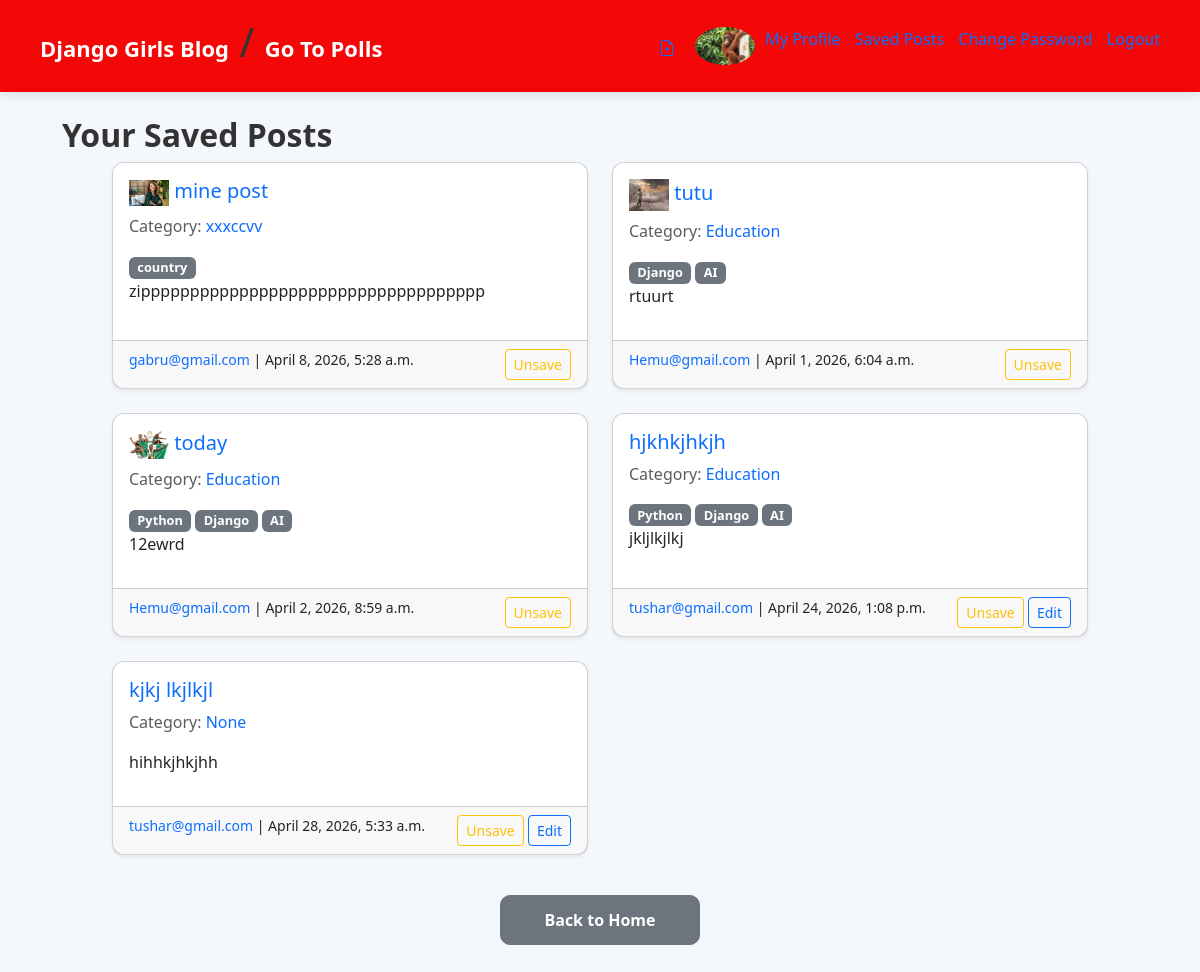
Page /saved_posts/ (signed in) on the committed database.
### blog/models.py (models this page shows, shortened)
class User(AbstractUser):
    username=None# remove username field
    email = models.EmailField(unique=True)
    first_name = models.CharField(max_length=30)
    last_name = models.CharField(max_length=30)
    image = models.ImageField(upload_to="profile_pics/", null=True, blank=True)
    phone = models.CharField(
        max_length=15,
        validators=[phone_validator]
    )
    USERNAME_FIELD = "email"
    REQUIRED_FIELDS = []
    objects = UserManager()
    def __str__(self):
        return self.email

class Post(models.Model):
    author = models.ForeignKey(
        settings.AUTH_USER_MODEL,
        on_delete=models.CASCADE,
    )
    title = models.CharField(max_length=200)
    image = models.ImageField(upload_to="profile_pics/", null=True, blank=True)
    thumbnail_image = models.ImageField(upload_to="profile_pics/", null=True, blank=True)
    text = models.TextField()
    created_date = models.DateTimeField(auto_now_add=True)
    published_date = models.DateTimeField(null=True, blank=True,default=timezone.now)
    category = models.ForeignKey(
        Category,
        on_delete=models.SET_NULL,
        null=True,
        blank=True,
        related_name="posts"
    )
    tags = models.ManyToManyField(
        Tag,
        blank=True,
        related_name="posts"
    )
    is_private = models.BooleanField(default=False)
    like = models.ManyToManyField(User, related_name='blog_posts', blank=True)
    saved_post=models.ManyToManyField(User, related_name='blog_savedPosts', blank=True)
    pin_post= models.ManyToManyField(User,blank=True,related_name='blog_posts_pin_post')

class Category(models.Model):
    name = models.CharField(max_length=100)
    def __str__(self):
        return self.name

class Tag(models.Model):
    name = models.CharField(max_length=50)

### blog/views.py (the view)
# urls.py: path("saved_posts/", views.saved_posts, name='saved_posts'),
@login_required
def saved_posts(request):
    saved_posts = Post.objects.filter(saved_post=request.user)
    categories = Category.objects.all()
    tags = Tag.objects.all()
    authors = User.objects.all()
    context = {
        "posts": saved_posts,
        "categories": categories,
        "tags": tags,
        "authors": authors,
    }
    return render(request, 'blog/saved_posts.html', context)
    return render(request,"blog/changePassword.html")

### blog/templates/blog/saved_posts.html
{% extends 'blog/base.html' %} {% block content %}
<h2>Your Saved Posts</h2>
<div class="row">
  {% for post in posts %}
  <div class="col-md-6 mb-4">
    <div class="card shadow-sm h-100">
      <div class="card-body">
        <h5>
          {% if post.image %}
          <img src="{{ post.image.url }}" width="40" />
          {% endif %}
          <a href="{% url 'post_detail' pk=post.pk %}"> {{ post.title }} </a>
        </h5>
        <p class="text-muted">
          Category:
          <a href="?category={{ post.category.name }}"> {{ post.category }} </a>
        </p>
        <div class="">
          {% for tag in post.tags.all %}
          <a href="?tags={{ tag.name }}" class="badge bg-secondary">
            {{ tag.name }}
          </a>
          {% endfor %}
        </div>
        <p>{{ post.text|truncatewords:20 }}</p>
      </div>
      <div class="card-footer d-flex justify-content-between">
        <small>
          <a href="?author={{ post.author.email }}"> {{ post.author }} </a>
          | {{ post.created_date }}
        </small>
        <div>
          <a
            href="{% url 'save_post' pk=post.pk %}"
            class="btn btn-sm btn-outline-warning"
          >
            Unsave
          </a>
          {% if request.user == post.author %}
          <a
            href="{% url 'post_edit' pk=post.pk %}"
            class="btn btn-sm btn-outline-primary"
          >
            Edit
          </a>
          {% endif %}
        </div>
      </div>
    </div>
  </div>
  {% empty %}
  <h4>No saved posts found</h4>
  {% endfor %}
</div>
<a href="{% url 'homeApp' %}" class="btn btn-secondary mt-3"> Back to Home </a>
{% endblock %}

### blog/templates/blog/base.html (shortened to what this page needs)
{% load static %}
<!doctype html>
<html>
  <head>
    <link
      rel="stylesheet"
      href="https://cdn.jsdelivr.net/npm/bootstrap@5.3.3/dist/css/bootstrap.min.css"
    />
    <link rel="stylesheet" href="{% static 'css/blog.css' %}" />
  </head>
  <body>
    <header>
      <div class="top-menu-div">
        <div class="logo-div">
          <div class="bp">
            <h1>
              <a class="logo" href="/">Django Girls Blog</a> /
              <a class="logo" href="{% url 'polls:index' %}">Go To Polls</a>
            </h1>
          </div>
          <div class="login_svg">
            <div class="image_add">
              <div class="image_add_svg">
                <div>
                  <a href="{% url 'post_new' %}" class="top-menu">
                  </a>
                </div>
                <div class="profile">
                  {% if user.is_authenticated %} {% if user.image %}
                  <img
                    src="{{ user.image.url }}"
                    width="60"
                    style="border-radius: 50%"
                  />
                  {% else %}
                  <img
                    src="/media/profile_pics/download.jpg"
                    width="60"
                    style="border-radius: 50%"
                  />
                  {% endif %} {% endif %}
                </div>
              </div>
              {% if user.is_authenticated %}
              <div class="dropdown">
                <a href="{% url 'profile' %}">My Profile</a>
                <a href="{% url 'saved_posts' %}"> Saved Posts </a>
                <a href="{% url 'Change_Password' %}"> Change Password </a>
                <a href="{% url 'logout' %}"> Logout </a>
              </div>
              {% else %}
              <a href="{% url 'login' %}" class="btn btn-primary"> Login </a>
              <a href="{% url 'signup' %}" class="btn btn-primary"> Signup </a>
              {% endif %}
            </div>
          </div>
        </div>
      </div>
    </header>
    <div class="container mt-4">{% block content %} {% endblock %}</div>
  </body>
</html>

### blog/static/css/blog.css (style rules this page uses)
body { margin: 0; font-family: "Segoe UI", Tahoma, Geneva, Verdana, sans-serif; background: #f4f7fb; color: #333; }
a { text-decoration: none; }
.top-menu-div { background: #f30707; padding: 18px 40px; box-shadow: 0 3px 10px rgba(0, 0, 0, 0.1); }
.logo-div { display: flex; justify-content: space-between; align-items: center; }
.logo { color: white; font-weight: bold; font-size: 22px; }
.image_add { display: flex; justify-content: space-between; }
.login_svg a { margin-left: 10px; }
.container { background-color: transparent; max-width: 1100px; margin: auto; }
.badge { cursor: pointer; }
h2 { font-weight: 600; }
.badge { font-size: 0.8rem; }
.card { border-radius: 12px; transition: 0.2s; }
.row { max-width: 1000px; margin: auto; }
.image_add_svg { display: flex; align-items: center; gap: 20px; }
.btn-secondary { display: block; width: 200px; margin: 30px auto; text-align: center; padding: 12px; border-radius: 10px; background: #6c757d; color: white; font-weight: 600; transition: .25s; }

### rows in the picture
User: image (picture)
Post: image (picture), title "mine post", category "xxxccvv", text "zippppppppppppppppppppppppppppppppppp", author "gabru@gmail.com", created_date "April 8, 2026, 5:28 a.m."
Tag: name "country"
Post: image (picture), title "tutu", category "Education", text "rtuurt", author "Hemu@gmail.com", created_date "April 1, 2026, 6:04 a.m."
Tag: name "Django"
Tag: name "AI"
Post: image (picture), title "today", category "Education", text "12ewrd", author "Hemu@gmail.com", created_date "April 2, 2026, 8:59 a.m."
Tag: name "Python"
Post: title "hjkhkjhkjh", category "Education", text "jkljlkjlkj", author "tushar@gmail.com", created_date "April 24, 2026, 1:08 p.m.", shows "Edit"
Post: title "kjkj lkjlkjl", category "None", text "hihhkjhkjhh", author "tushar@gmail.com", created_date "April 28, 2026, 5:33 a.m.", shows "Edit"
